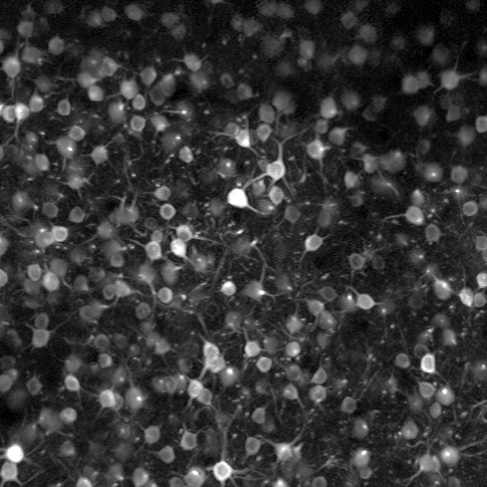
#> input picture dataset/ABO/train_275/train/images/501484643_0.jpg, 487 x 487 px; its folder holds only this picture in this run
$ python -i gmc.py   (imports and definitions only)
#> lines starting #> are read from the running program, lines starting #| are printed output that depends on the picture
### ultralytics/utils/__init__.py
# ultralytics YOLO 🚀, AGPL-3.0 license

import contextlib
import inspect
import logging.config
import os
import platform
import re
import subprocess
import sys
import threading
import urllib
import uuid
from pathlib import Path
from types import SimpleNamespace
from typing import Union

import cv2
import matplotlib.pyplot as plt
import numpy as np
import torch
import yaml
from tqdm import tqdm as tqdm_original

from ultralytics import __version__

# PyTorch Multi-GPU DDP Constants
RANK = int(os.getenv('RANK', -1))
LOCAL_RANK = int(os.getenv('LOCAL_RANK', -1))  # https://pytorch.org/docs/stable/elastic/run.html

# Other Constants
FILE = Path(__file__).resolve()
ROOT = FILE.parents[1]  # YOLO
ASSETS = ROOT / 'assets'  # default images
DEFAULT_CFG_PATH = ROOT / 'cfg/default.yaml'
NUM_THREADS = min(8, max(1, os.cpu_count() - 1))  # number of YOLOv5 multiprocessing threads
AUTOINSTALL = str(os.getenv('YOLO_AUTOINSTALL', True)).lower() == 'true'  # global auto-install mode
VERBOSE = str(os.getenv('YOLO_VERBOSE', True)).lower() == 'true'  # global verbose mode
TQDM_BAR_FORMAT = '{l_bar}{bar:10}{r_bar}' if VERBOSE else None  # tqdm bar format
LOGGING_NAME = 'ultralytics'
MACOS, LINUX, WINDOWS = (platform.system() == x for x in ['Darwin', 'Linux', 'Windows'])  # environment booleans
ARM64 = platform.machine() in ('arm64', 'aarch64')  # ARM64 booleans
HELP_MSG = \
    """
    Usage examples for running YOLOv8:

    1. Install the ultralytics package:

        pip install ultralytics

    2. Use the Python SDK:

        from ultralytics import YOLO

        # Load a model
        model = YOLO('yolov8n.yaml')  # build a new model from scratch
        model = YOLO("yolov8n.pt")  # load a pretrained model (recommended for training)

        # Use the model
        results = model.train(data="coco128.yaml", epochs=3)  # train the model
        results = model.val()  # evaluate model performance on the validation set
        results = model('https://ultralytics.com/images/bus.jpg')  # predict on an image
        success = model.export(format='onnx')  # export the model to ONNX format

    3. Use the command line interface (CLI):

        YOLOv8 'yolo' CLI commands use the following syntax:

            yolo TASK MODE ARGS

            Where   TASK (optional) is one of [detect, segment, classify]
                    MODE (required) is one of [train, val, predict, export]
                    ARGS (optional) are any number of custom 'arg=value' pairs like 'imgsz=320' that override defaults.
                        See all ARGS at https://docs.ultralytics.com/usage/cfg or with 'yolo cfg'

        - Train a detection model for 10 epochs with an initial learning_rate of 0.01
            yolo detect train data=coco128.yaml model=yolov8n.pt epochs=10 lr0=0.01

        - Predict a YouTube video using a pretrained segmentation model at image size 320:
            yolo segment predict model=yolov8n-seg.pt source='https://youtu.be/LNwODJXcvt4' imgsz=320

        - Val a pretrained detection model at batch-size 1 and image size 640:
            yolo detect val model=yolov8n.pt data=coco128.yaml batch=1 imgsz=640

        - Export a YOLOv8n classification model to ONNX format at image size 224 by 128 (no TASK required)
            yolo export model=yolov8n-cls.pt format=onnx imgsz=224,128

        - Run special commands:
            yolo help
            yolo checks
            yolo version
            yolo settings
            yolo copy-cfg
            yolo cfg

    Docs: https://docs.ultralytics.com
    Community: https://community.ultralytics.com
    GitHub: https://github.com/ultralytics/ultralytics
    """

# Settings
torch.set_printoptions(linewidth=320, precision=4, profile='default')
#> (this line was passed over: torch is not available in this run)
np.set_printoptions(linewidth=320, formatter={'float_kind': '{:11.5g}'.format})  # format short g, %precision=5
cv2.setNumThreads(0)  # prevent OpenCV from multithreading (incompatible with PyTorch DataLoader)
os.environ['NUMEXPR_MAX_THREADS'] = str(NUM_THREADS)  # NumExpr max threads
os.environ['CUBLAS_WORKSPACE_CONFIG'] = ':4096:8'  # for deterministic training
os.environ['TF_CPP_MIN_LOG_LEVEL'] = '2'  # suppress verbose TF compiler warnings in Colab


class TQDM(tqdm_original):
    """
    Custom ultralytics tqdm class with different default arguments.

    Args:
        *args (list): Positional arguments passed to original tqdm.
        **kwargs (dict): Keyword arguments, with custom defaults applied.
    """

    # [6 lines left out: function __init__, not called in this run]


class SimpleClass:
    """ultralytics SimpleClass is a base class providing helpful string representation, error reporting, and attribute
    access methods for easier debugging and usage.
    """

    # [13 lines left out: function __str__, not called in this run]

    def __repr__(self):
        """Return a machine-readable string representation of the object."""
        return self.__str__()

    # [4 lines left out: function __getattr__, not called in this run]


class IterableSimpleNamespace(SimpleNamespace):
    """ultralytics IterableSimpleNamespace is an extension class of SimpleNamespace that adds iterable functionality and
    enables usage with dict() and for loops.
    """

    def __iter__(self):
        """Return an iterator of key-value pairs from the namespace's attributes."""
        return iter(vars(self).items())

    def __str__(self):
        """Return a human-readable string representation of the object."""
        return '\n'.join(f'{k}={v}' for k, v in vars(self).items())

    # [9 lines left out: function __getattr__, not called in this run]

    def get(self, key, default=None):
        """Return the value of the specified key if it exists; otherwise, return the default value."""
        return getattr(self, key, default)


# [41 lines left out: function plt_settings, not called in this run]


def set_logging(name=LOGGING_NAME, verbose=True):
    """Sets up logging for the given name."""
    rank = int(os.getenv('RANK', -1))  # rank in world for Multi-GPU trainings
    level = logging.INFO if verbose and rank in {-1, 0} else logging.ERROR
    logging.config.dictConfig({
        'version': 1,
        'disable_existing_loggers': False,
        'formatters': {
            name: {
                'format': '%(message)s'}},
        'handlers': {
            name: {
                'class': 'logging.StreamHandler',
                'formatter': name,
                'level': level}},
        'loggers': {
            name: {
                'level': level,
                'handlers': [name],
                'propagate': False}}})


def emojis(string=''):
    """Return platform-dependent emoji-safe version of string."""
    return string.encode().decode('ascii', 'ignore') if WINDOWS else string


class EmojiFilter(logging.Filter):
    """
    A custom logging filter class for removing emojis in log messages.

    This filter is particularly useful for ensuring compatibility with Windows terminals that may not support the
    display of emojis in log messages.
    """

    # [4 lines left out: function filter, not called in this run]


# Set logger
set_logging(LOGGING_NAME, verbose=VERBOSE)  # run before defining LOGGER
LOGGER = logging.getLogger(LOGGING_NAME)  # define globally (used in train.py, val.py, detect.py, etc.)
if WINDOWS:  # emoji-safe logging
    LOGGER.addFilter(EmojiFilter())


class ThreadingLocked:
    """
    A decorator class for ensuring thread-safe execution of a function or method. This class can be used as a decorator
    to make sure that if the decorated function is called from multiple threads, only one thread at a time will be able
    to execute the function.

    Attributes:
        lock (threading.Lock): A lock object used to manage access to the decorated function.

    Example:
        ```python
        from ultralytics.utils import ThreadingLocked

        @ThreadingLocked()
        def my_function():
            # Your code here
            pass
        ```
    """

    def __init__(self):
        """Initializes the decorator class for thread-safe execution of a function or method."""
        self.lock = threading.Lock()

    # [43 lines left out: functions __call__, yaml_save, not called in this run]


def yaml_load(file='data.yaml', append_filename=False):
    """
    Load YAML data from a file.

    Args:
        file (str, optional): File name. Default is 'data.yaml'.
        append_filename (bool): Add the YAML filename to the YAML dictionary. Default is False.

    Returns:
        (dict): YAML data and file name.
    """
#> further down, picture is the input picture: shape (487, 487, 3); min 0, max 255, mean 53.6
    assert Path(file).suffix in ('.yaml', '.yml'), f'Attempting to load non-YAML file {file} with yaml_load()'
    with open(file, errors='ignore', encoding='utf-8') as f:
        s = f.read()  # string

        # Remove special characters
        if not s.isprintable():
            s = re.sub(r'[^\x09\x0A\x0D\x20-\x7E\x85\xA0-\uD7FF\uE000-\uFFFD\U00010000-\U0010ffff]+', '', s)

        # Add YAML filename to dict and return
        data = yaml.safe_load(s) or {}  # always return a dict (yaml.safe_load() may return None for empty files)
        if append_filename:
            data['yaml_file'] = str(file)
        return data


# [13 lines left out: function yaml_print, not called in this run]


# Default configuration
DEFAULT_CFG_DICT = yaml_load(DEFAULT_CFG_PATH)
for k, v in DEFAULT_CFG_DICT.items():
    if isinstance(v, str) and v.lower() == 'none':
        DEFAULT_CFG_DICT[k] = None
DEFAULT_CFG_KEYS = DEFAULT_CFG_DICT.keys()
DEFAULT_CFG = IterableSimpleNamespace(**DEFAULT_CFG_DICT)


# [80 lines left out: functions is_ubuntu, is_colab, is_kaggle, is_jupyter, is_docker, is_online, not called in this run]


ONLINE = is_online()


# [159 lines left out: functions is_pip_package, is_dir_writeable, is_pytest_running, is_github_actions_ci, is_git_dir, get_git_dir and 5 more, not called in this run]


USER_CONFIG_DIR = Path(os.getenv('YOLO_CONFIG_DIR') or get_user_config_dir())  # ultralytics settings dir
SETTINGS_YAML = USER_CONFIG_DIR / 'settings.yaml'


# [68 lines left out: functions colorstr, remove_colorstr, not called in this run]


class TryExcept(contextlib.ContextDecorator):
    """
    YOLOv8 TryExcept class.

    Use as @TryExcept() decorator or 'with TryExcept():' context manager.
    """

    # [4 lines left out: function __init__, not called in this run]

    def __enter__(self):
        """Executes when entering TryExcept context, initializes instance."""
        pass

    # [95 lines left out: functions __exit__, threaded, set_sentry, not called in this run]


class SettingsManager(dict):
    """
    Manages ultralytics settings stored in a YAML file.

    Args:
        file (str | Path): Path to the ultralytics settings YAML file. Default is USER_CONFIG_DIR / 'settings.yaml'.
        version (str): Settings version. In case of local version mismatch, new default settings will be saved.
    """

    # [51 lines left out: function __init__, not called in this run]

    def load(self):
        """Loads settings from the YAML file."""
        super().update(yaml_load(self.file))

    def save(self):
        """Saves the current settings to the YAML file."""
        yaml_save(self.file, dict(self))

    # [24 lines left out: functions update, reset, deprecation_warn, clean_url, not called in this run]


def url2file(url):
    """Convert URL to filename, i.e. https://url.com/file.txt?auth -> file.txt."""
    return Path(clean_url(url)).name


# Run below code on utils init ------------------------------------------------------------------------------------

# Check first-install steps
PREFIX = colorstr('ultralytics: ')
SETTINGS = SettingsManager()  # initialize settings
DATASETS_DIR = Path(SETTINGS['datasets_dir'])  # global datasets directory
WEIGHTS_DIR = Path(SETTINGS['weights_dir'])  # global weights directory
RUNS_DIR = Path(SETTINGS['runs_dir'])  # global runs directory
ENVIRONMENT = 'Colab' if is_colab() else 'Kaggle' if is_kaggle() else 'Jupyter' if is_jupyter() else \
    'Docker' if is_docker() else platform.system()
TESTS_RUNNING = is_pytest_running() or is_github_actions_ci()
set_sentry()

# Apply monkey patches
from .patches import imread, imshow, imwrite, torch_save

torch.save = torch_save
if WINDOWS:
    # Apply cv2 patches for non-ASCII and non-UTF characters in image paths
    cv2.imread, cv2.imwrite, cv2.imshow = imread, imwrite, imshow

### ultralytics/trackers/utils/gmc.py
# ultralytics YOLO 🚀, AGPL-3.0 license

import copy

import cv2
import numpy as np

from ultralytics.utils import LOGGER


class GMC:
    """
    Generalized Motion Compensation (GMC) class for tracking and object detection in video frames.

    This class provides methods for tracking and detecting objects based on several tracking algorithms including ORB,
    SIFT, ECC, and Sparse Optical Flow. It also supports downscaling of  frames for computational efficiency.

    Attributes:
        method (str): The method used for tracking. Options include 'orb', 'sift', 'ecc', 'sparseOptFlow', 'none'.
        downscale (int): Factor by which to downscale the frames for processing.
        prevFrame (np.array): Stores the previous frame for tracking.
        prevKeyPoints (list): Stores the keypoints from the previous frame.
        prevDescriptors (np.array): Stores the descriptors from the previous frame.
        initializedFirstFrame (bool): Flag to indicate if the first frame has been processed.

    Methods:
        __init__(self, method='sparseOptFlow', downscale=2): Initializes a GMC object with the specified method
                                                              and downscale factor.
        apply(self, raw_frame, detections=None): Applies the chosen method to a raw frame and optionally uses
                                                 provided detections.
        applyEcc(self, raw_frame, detections=None): Applies the ECC algorithm to a raw frame.
        applyFeatures(self, raw_frame, detections=None): Applies feature-based methods like ORB or SIFT to a raw frame.
        applySparseOptFlow(self, raw_frame, detections=None): Applies the Sparse Optical Flow method to a raw frame.
    """

    def __init__(self, method='sparseOptFlow', downscale=2):
        """Initialize a video tracker with specified parameters."""
        super().__init__()

        self.method = method
        self.downscale = max(1, int(downscale))

        if self.method == 'orb':
            self.detector = cv2.FastFeatureDetector_create(20)
            self.extractor = cv2.ORB_create()
            self.matcher = cv2.BFMatcher(cv2.NORM_HAMMING)

        elif self.method == 'sift':
            self.detector = cv2.SIFT_create(nOctaveLayers=3, contrastThreshold=0.02, edgeThreshold=20)
            self.extractor = cv2.SIFT_create(nOctaveLayers=3, contrastThreshold=0.02, edgeThreshold=20)
            self.matcher = cv2.BFMatcher(cv2.NORM_L2)

        elif self.method == 'ecc':
            number_of_iterations = 5000
            termination_eps = 1e-6
            self.warp_mode = cv2.MOTION_EUCLIDEAN
            self.criteria = (cv2.TERM_CRITERIA_EPS | cv2.TERM_CRITERIA_COUNT, number_of_iterations, termination_eps)

        elif self.method == 'sparseOptFlow':
            self.feature_params = dict(maxCorners=1000,
                                       qualityLevel=0.01,
                                       minDistance=1,
                                       blockSize=3,
                                       useHarrisDetector=False,
                                       k=0.04)

        elif self.method in ['none', 'None', None]:
            self.method = None
        else:
            raise ValueError(f'Error: Unknown GMC method:{method}')

        self.prevFrame = None
        self.prevKeyPoints = None
        self.prevDescriptors = None

        self.initializedFirstFrame = False

    def apply(self, raw_frame, detections=None):
        """Apply object detection on a raw frame using specified method."""
        if self.method in ['orb', 'sift']:
            return self.applyFeatures(raw_frame, detections)
        elif self.method == 'ecc':
            return self.applyEcc(raw_frame, detections)
        elif self.method == 'sparseOptFlow':
            return self.applySparseOptFlow(raw_frame, detections)
        else:
            return np.eye(2, 3)

    # [157 lines left out: functions applyEcc, applyFeatures, not called in this run]

    def applySparseOptFlow(self, raw_frame, detections=None):
        """Initialize."""
        height, width, _ = raw_frame.shape
#> height = 487; width = 487
        frame = cv2.cvtColor(raw_frame, cv2.COLOR_BGR2GRAY)
        H = np.eye(2, 3)

        # Downscale image
        if self.downscale > 1.0:
            # frame = cv2.GaussianBlur(frame, (3, 3), 1.5)
            frame = cv2.resize(frame, (width // self.downscale, height // self.downscale))
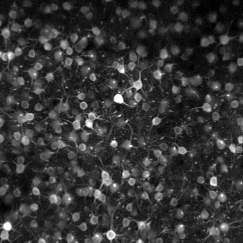
#> frame: shape (243, 243); min 0, max 255, mean 53.5

        # Find the keypoints
        keypoints = cv2.goodFeaturesToTrack(frame, mask=None, **self.feature_params)
#> keypoints = 1000 rows, first 8: [123, 102], [132, 146], [174, 147], [91, 127], [123, 72], [114, 184], [182, 225], [234, 151]

        # Handle first frame
        if not self.initializedFirstFrame:
            # Initialize data
            self.prevFrame = frame.copy()
            self.prevKeyPoints = copy.copy(keypoints)
#> self.prevKeyPoints has the same summary as keypoints

            # Initialization done
            self.initializedFirstFrame = True

            return H

        # Find correspondences
        matchedKeypoints, status, err = cv2.calcOpticalFlowPyrLK(self.prevFrame, frame, self.prevKeyPoints, None)

        # Leave good correspondences only
        prevPoints = []
        currPoints = []

        for i in range(len(status)):
            if status[i]:
                prevPoints.append(self.prevKeyPoints[i])
                currPoints.append(matchedKeypoints[i])

        prevPoints = np.array(prevPoints)
        currPoints = np.array(currPoints)

        # Find rigid matrix
        if (np.size(prevPoints, 0) > 4) and (np.size(prevPoints, 0) == np.size(prevPoints, 0)):
            H, inliers = cv2.estimateAffinePartial2D(prevPoints, currPoints, cv2.RANSAC)

            # Handle downscale
            if self.downscale > 1.0:
                H[0, 2] *= self.downscale
                H[1, 2] *= self.downscale
        else:
            LOGGER.warning('WARNING: not enough matching points')

        # Store to next iteration
        self.prevFrame = frame.copy()
        self.prevKeyPoints = copy.copy(keypoints)

        return H

>>> import cv2
>>> picture = cv2.imread('../../../dataset/ABO/train_275/train/images/501484643_0.jpg')
>>> result = GMC().apply(picture)
#> result = [[1, 0, 0], [0, 1, 0]]

$ run again, on dataset/ABO/train_275/train/images/501574836_0.jpg
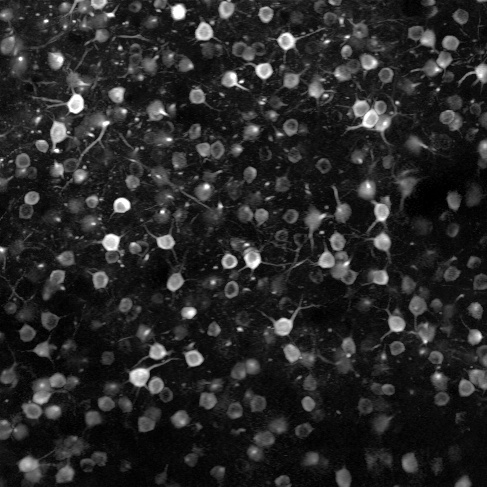
#> input picture dataset/ABO/train_275/train/images/501574836_0.jpg, 487 x 487 px
#> picture is the input picture: shape (487, 487, 3); min 0, max 255, mean 39.5
#> in applySparseOptFlow, `frame = cv2.resize(frame, (width // self.downscale, height // self.dow..`:
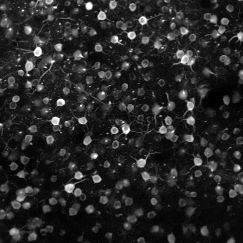
#> frame: shape (243, 243); min 0, max 255, mean 39.3
#> keypoints = 1000 rows, first 8: [56, 7], [103, 93], [81, 105], [62, 55], [29, 75], [10, 29], [23, 10], [96, 155]
#> self.prevKeyPoints has the same summary as keypoints
#> result = [[1, 0, 0], [0, 1, 0]]

$ run again, on dataset/ABO/train_275/train/images/501729039_0.jpg
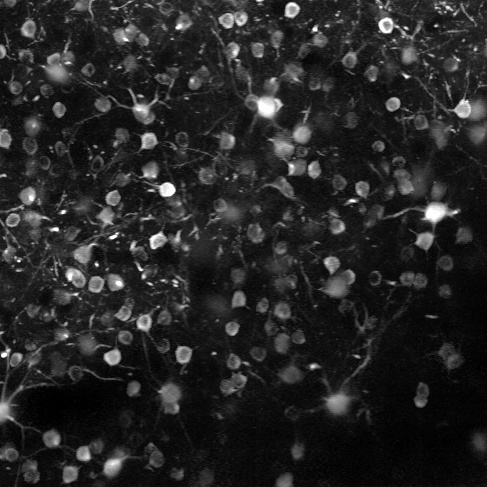
#> input picture dataset/ABO/train_275/train/images/501729039_0.jpg, 487 x 487 px
#> picture is the input picture: shape (487, 487, 3); min 0, max 255, mean 37.8
#> in applySparseOptFlow, `frame = cv2.resize(frame, (width // self.downscale, height // self.dow..`:
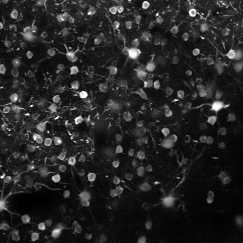
#> frame: shape (243, 243); min 0, max 255, mean 37.7
#> keypoints = 1000 rows, first 8: [88, 13], [157, 14], [31, 106], [76, 123], [28, 114], [48, 132], [145, 82], [71, 138]
#> self.prevKeyPoints has the same summary as keypoints
#> result = [[1, 0, 0], [0, 1, 0]]

$ run again, on dataset/ABO/train_275/train/images/502608215_0.jpg
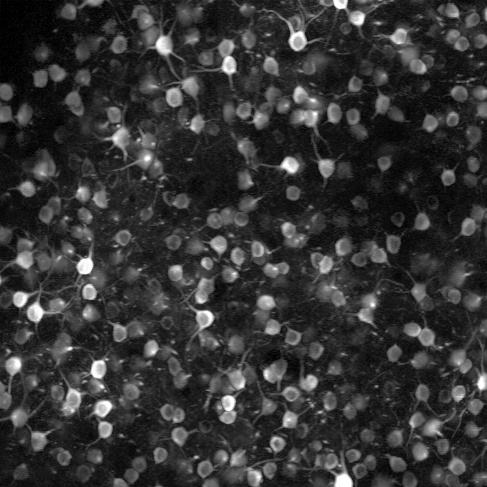
#> input picture dataset/ABO/train_275/train/images/502608215_0.jpg, 487 x 487 px
#> picture is the input picture: shape (487, 487, 3); min 0, max 255, mean 52.3
#> in applySparseOptFlow, `frame = cv2.resize(frame, (width // self.downscale, height // self.dow..`:
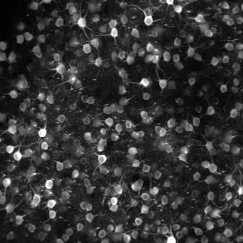
#> frame: shape (243, 243); min 0, max 255, mean 52.2
#> keypoints = 1000 rows, first 8: [44, 128], [13, 147], [18, 151], [140, 83], [51, 180], [172, 3], [99, 156], [35, 173]
#> self.prevKeyPoints has the same summary as keypoints
#> result = [[1, 0, 0], [0, 1, 0]]
